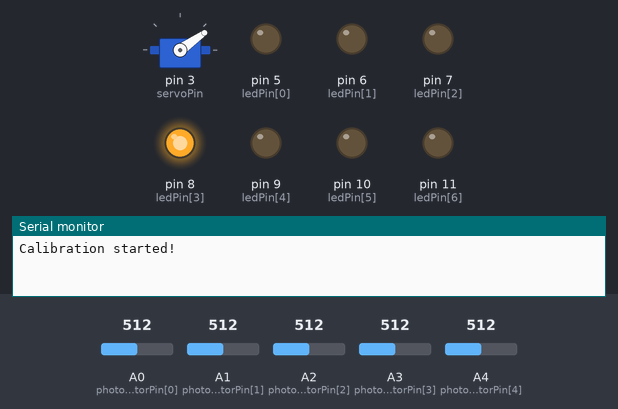
A sketch run on a simulated Arduino Uno, built with avr-gcc and run on an emulated ATmega328P. Shown: servo, output pins drawn as LEDs (lit = HIGH), the last lines printed to the serial monitor. Inputs (shaded band) come from the test bench; at power-on: A0 (photoresistorPin[0]) = 512, A1 (photoresistorPin[1]) = 512, A2 (photoresistorPin[2]) = 512, A3 (photoresistorPin[3]) = 512, A4 (photoresistorPin[4]) = 512.

Above: at 0.1 s.
At 1.4 s:
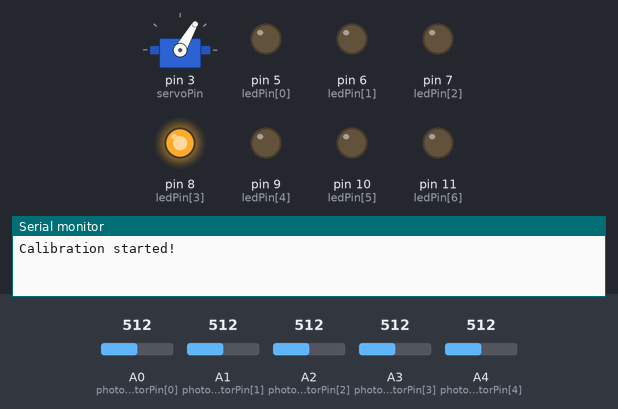
At 2.3 s:
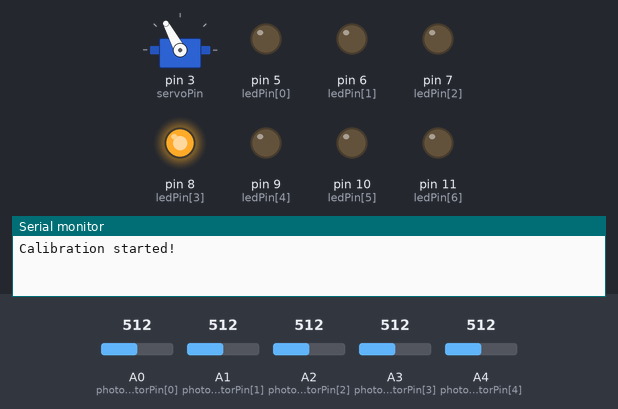
At 4.5 s:
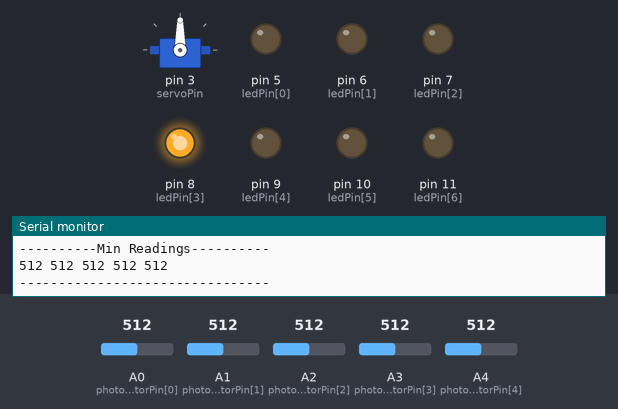
At 18.78 s:
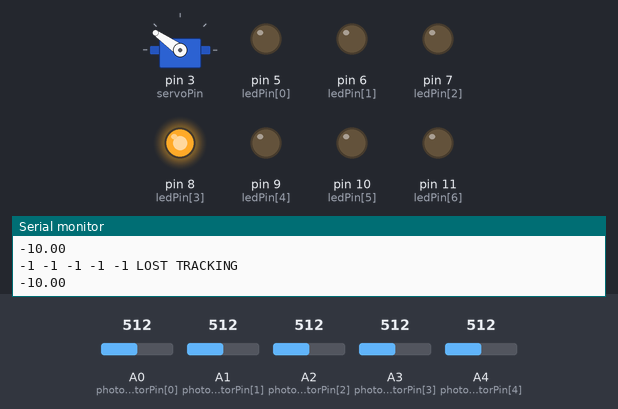
At 39.93 s:
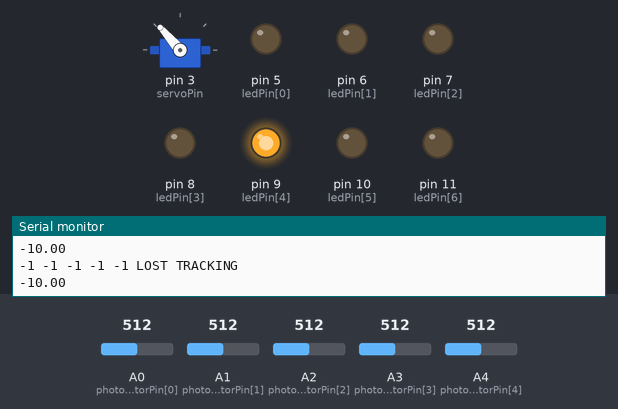
Timing chart, 0 to 40.0 s (numbered marks = the images above):
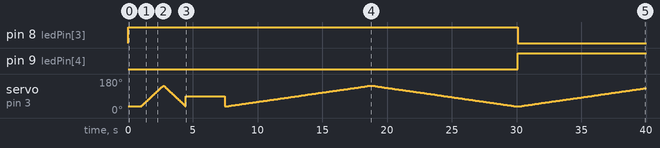

Measured:
- by itself, pin 8 (ledPin[3]): HIGH → LOW at 30.1 s
- by itself, pin 9 (ledPin[4]): LOW → HIGH at 30.1 s

The sketch:

challenge_4.ino
```cpp
#include <Servo.h>
#define NUM_OF_PHOTORESISTORS 5
#define NUM_OF_LEDS 7
#define SERVO_MAX_LIMIT 35
// Pin Definitions
short photoresistorPin[] = {A0, A1, A2, A3, A4};
short ledPin[] = {5, 6, 7, 8, 9, 10, 11};
short servoPin = 3;

int ledOnIndex = 3;
int dir = 1;

int currentPRLight[NUM_OF_PHOTORESISTORS];
int minPRLight[NUM_OF_PHOTORESISTORS];
int maxPRLight[NUM_OF_PHOTORESISTORS];
float error;
float LOST = -10;
int LOST_THRESHOLD = 40;  // Mapped value < this indicates lost

Servo myServo;      // create servo object to control a servo

void calibrate() {
  // Turn on one LED, turn servo around and read max & min for each photoresistor
  // Then in readLight, map the readings with these calibrations
  Serial.println("Calibration started!");
  // 1. Initialize Arrays
  for (int i = 0; i < NUM_OF_PHOTORESISTORS; i++) {
    minPRLight[i] = 1023;
    maxPRLight[i] = 0;
    currentPRLight[i] = 0;
  }
  digitalWrite(ledPin[ledOnIndex], HIGH);
  myServo.write(SERVO_MAX_LIMIT);
  delay(1000);
  for (int pos = SERVO_MAX_LIMIT; pos <= 180 - SERVO_MAX_LIMIT; pos++) {
    myServo.write(pos);
    delay(15);
    for (int i = 0; i < NUM_OF_PHOTORESISTORS; i++) {
      int PRLight = analogRead(photoresistorPin[i]);
      if (PRLight < 50) {
        Serial.println("Warning! Reads < 50");
        delay(1000);
      }
      if (PRLight > maxPRLight[i])
        maxPRLight[i] = PRLight;
      if (PRLight < minPRLight[i])
        minPRLight[i] = PRLight;
    }
  }

  for (int pos = 180 - SERVO_MAX_LIMIT; pos >= SERVO_MAX_LIMIT; pos--) {
    myServo.write(pos);
    delay(15);
    for (int i = 0; i < NUM_OF_PHOTORESISTORS; i++) {
      int PRLight = analogRead(photoresistorPin[i]);
      if (PRLight < 50) {
        Serial.println("Warning! Reads < 50");
        delay(1000);
      }
      if (PRLight > maxPRLight[i])
        maxPRLight[i] = PRLight;
      if (PRLight < minPRLight[i])
        minPRLight[i] = PRLight;
    }
  }

  Serial.println("Calibration Finished!");
  Serial.println("----------Max Readings----------");
  for (int i = 0; i < NUM_OF_PHOTORESISTORS; i++) {
    Serial.print(maxPRLight[i]); Serial.print(' ');
  }
  Serial.println();
  Serial.println("----------Min Readings----------");
  for (int i = 0; i < NUM_OF_PHOTORESISTORS; i++) {
    Serial.print(minPRLight[i]); Serial.print(' ');
  }
  Serial.println();
  Serial.println("--------------------------------");
  // Go to center after calibration
  myServo.write(90);
  delay(3000);
}

void readLight() {
  for (short i = 0; i < NUM_OF_PHOTORESISTORS; i++) {
    currentPRLight[i] = map(analogRead(photoresistorPin[i]), minPRLight[i], maxPRLight[i], 0, 100);
    Serial.print(currentPRLight[i]);
    Serial.print(' ');
  }
  calcError();
  Serial.print(error);
  Serial.println();
}

// Perform Weighted Average
void calcError() {
  float MxRead = -99;
  float AveRead = 0.0;
  float WeightedAve, CriteriaForMax;
  int MxIndex, im0, im1, im2;
  int centerIndex = NUM_OF_PHOTORESISTORS / 2;
  // If every photoresistor reads < LOST_THRESHOLD, set error to LOST indicating lost light
  for (short ii = 0; ii < NUM_OF_PHOTORESISTORS; ii++) {
    if (currentPRLight[ii] >= LOST_THRESHOLD)
      break;
    else if (ii == NUM_OF_PHOTORESISTORS - 1) {
      Serial.println("LOST TRACKING");
      error = LOST;
      return;
    }
  }
  // 1. Iterate through photoresistor mapped values, find darkest/max (MxRead), it's index (im1) and weighted index (MxIndex)
  //    Weighted Index: from left to right: 1 - 0 (center) - 1
  for (short ii = 0; ii < NUM_OF_PHOTORESISTORS; ii++)
  {
    if (MxRead < currentPRLight[ii])
    {
      MxRead = currentPRLight[ii];
      MxIndex = -1 * (ii - 1);
      im1 = (float)ii;
    }
    AveRead = AveRead + (float)currentPRLight[ii] / NUM_OF_PHOTORESISTORS;
  }

  // 2. Calculate error from weighted average, based off the readings around the maximum value
  CriteriaForMax = 1.2;  // max should be at least this times as big as the other values
  if (MxRead > CriteriaForMax * AveRead)  // only when the max is big enough
  {
    if (im1 != 0 && im1 != NUM_OF_PHOTORESISTORS - 1) // max not on either ends
    {
      im0 = im1 - 1;  // index for left
      im2 = im1 + 1;  // index for right
      if (currentPRLight[im0] + currentPRLight[im1] + currentPRLight[im2] == 0)  // if the denominator calculates to 0, jump out and do not update error
        return;
      WeightedAve = ((float)(currentPRLight[im0] * im0 + currentPRLight[im1] * im1 + currentPRLight[im2] * im2)) / ((float)(currentPRLight[im0] + currentPRLight[im1] + currentPRLight[im2]));
      error = -1 * (WeightedAve - centerIndex);
    }
    else if (im1 == 0)  // max on left end
    {
      im2 = im1 + 1;
      if (currentPRLight[im1] + currentPRLight[im2] == 0)  // if the denominator calculates to 0, jump out and do not update error
        return;
      WeightedAve = ((float)(currentPRLight[im1] * im1 + currentPRLight[im2] * im2)) / ((float)(currentPRLight[im1] + currentPRLight[im2]));
      error = -1 * (WeightedAve - centerIndex);
    }
    else if (im1 == NUM_OF_PHOTORESISTORS - 1) // max on right end
    {
      im0 = im1 - 1;
      if (currentPRLight[im0] + currentPRLight[im1] == 0)  // if the denominator calculates to 0, jump out and do not update error
        return;
      WeightedAve = ((float)(currentPRLight[im0] * im0 + currentPRLight[im1] * im1)) / ((float)(currentPRLight[im0] + currentPRLight[im1]));
      error = -1 * (WeightedAve - centerIndex);
    }
  }
  else {
    Serial.println("WARNING: Can't determine a max! Error Calculation Skipped!");
  }
}

void nextLED() {
  digitalWrite(ledPin[ledOnIndex], LOW);
  ledOnIndex += dir;
  if (ledOnIndex == 0 || ledOnIndex == 6) {
    dir *= -1;
  }
  digitalWrite(ledPin[ledOnIndex], HIGH);
}

void setup() {
  Serial.begin(115200);
  for (int i = 0; i < NUM_OF_LEDS; i++) {
    pinMode(ledPin[i], OUTPUT);
    digitalWrite(ledPin[i], LOW);
  }

  myServo.attach(servoPin);
  calibrate();
}

void loop() {
  for (int pos = SERVO_MAX_LIMIT; pos <= 180 - SERVO_MAX_LIMIT; pos++) {
    myServo.write(pos);
    delay(100);
    readLight();
  }

  for (int pos = 180 - SERVO_MAX_LIMIT; pos >= SERVO_MAX_LIMIT; pos--) {
    myServo.write(pos);
    delay(100);
    readLight();
  }
  nextLED();
}
```
